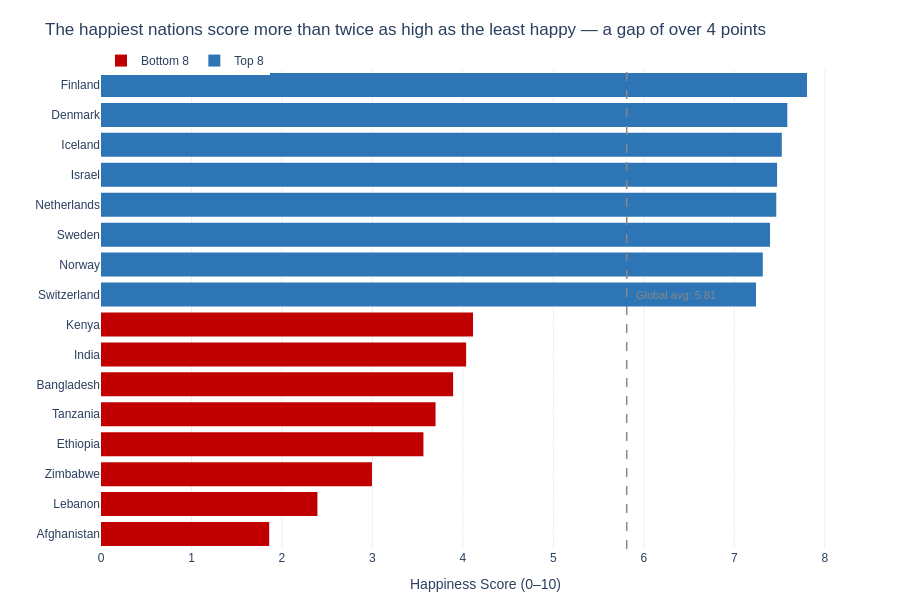

The notebook cell this image was saved under:
### Markdown cell above
## Task 2

### Code cell
# Task 2: Top 8 vs. Bottom 8 contrast
# ------------------------------------

# Step 1: Get top and bottom countries
top8 = df.nlargest(8, 'Happiness_Score').copy()
top8['Group'] = 'Top 8'
bottom8 = df.nsmallest(8, 'Happiness_Score').copy()
bottom8['Group'] = 'Bottom 8'

combined = pd.concat([bottom8, top8]).sort_values('Happiness_Score')
global_avg = df['Happiness_Score'].mean()
print(f"Global average: {global_avg:.2f}")

# Step 2: Build your chart
fig = px.bar(
    combined,
    x='Happiness_Score',
    y='Country',
    orientation='h',                          # Rule 3: horizontal — long country names
    color='Group',
    color_discrete_map={
        'Top 8':    '#2E75B6',                # blue for happiest
        'Bottom 8': '#C00000'                 # red for least happy
    },
    title='The happiest nations score more than twice as high as the least happy — a gap of over 4 points',
    labels={'Happiness_Score': 'Happiness Score (0–10)', 'Country': '', 'Group': ''},
)

# Rule 1: zero baseline
fig.update_layout(
    xaxis=dict(range=[0, 8.5], gridcolor='#EEEEEE'),
    yaxis=dict(gridcolor='white'),
    plot_bgcolor='white',
    paper_bgcolor='white',
    font=dict(family='Arial', size=12),
    legend=dict(orientation='h', y=1.05, x=0),
    margin=dict(l=10, r=30, t=70, b=40),
    height=600
)

fig.update_traces(marker_line_width=0)

# Stretch goal: vertical reference line for global average
fig.add_vline(
    x=global_avg,
    line_dash='dash',
    line_color='#888888',
    line_width=1.5
)
fig.add_annotation(
    x=global_avg + 0.08, y=8,              # position label just to the right of line
    text=f'Global avg: {global_avg:.2f}',
    showarrow=False,
    font=dict(color='#888888', size=11),
    xanchor='left'
)

fig.show()

### Figure 1 — Plotly figure (JSON) as saved in the notebook; plotly's stock layout.template omitted (floating-point values rounded to 4 significant figures)
{"data": [{"hovertemplate": "=%{y}<br>Happiness Score (0–10)=%{x}<extra></extra>", "legendgroup": "Bottom 8", "marker": {"color": "#C00000", "line": {"width": 0}, "pattern": {"shape": ""}}, "name": "Bottom 8", "orientation": "h", "showlegend": true, "textposition": "auto", "type": "bar", "x": [1.859, 2.392, 2.995, 3.564, 3.698, 3.892, 4.036, 4.112], "xaxis": "x", "y": ["Afghanistan", "Lebanon", "Zimbabwe", "Ethiopia", "Tanzania", "Bangladesh", "India", "Kenya"], "yaxis": "y"}, {"hovertemplate": "=%{y}<br>Happiness Score (0–10)=%{x}<extra></extra>", "legendgroup": "Top 8", "marker": {"color": "#2E75B6", "line": {"width": 0}, "pattern": {"shape": ""}}, "name": "Top 8", "orientation": "h", "showlegend": true, "textposition": "auto", "type": "bar", "x": [7.24, 7.315, 7.395, 7.464, 7.473, 7.525, 7.586, 7.804], "xaxis": "x", "y": ["Switzerland", "Norway", "Sweden", "Netherlands", "Israel", "Iceland", "Denmark", "Finland"], "yaxis": "y"}], "layout": {"annotations": [{"font": {"color": "#888888", "size": 11}, "showarrow": false, "text": "Global avg: 5.81", "x": 5.891, "xanchor": "left", "y": 8}], "barmode": "relative", "font": {"family": "Arial", "size": 12}, "height": 600, "legend": {"orientation": "h", "title": {"text": ""}, "tracegroupgap": 0, "x": 0, "y": 1.05}, "margin": {"b": 40, "l": 10, "r": 30, "t": 70}, "paper_bgcolor": "white", "plot_bgcolor": "white", "shapes": [{"line": {"color": "#888888", "dash": "dash", "width": 1.5}, "type": "line", "x0": 5.811, "x1": 5.811, "xref": "x", "y0": 0, "y1": 1, "yref": "y domain"}], "title": {"text": "The happiest nations score more than twice as high as the least happy — a gap of over 4 points"}, "xaxis": {"anchor": "y", "domain": [0, 1], "gridcolor": "#EEEEEE", "range": [0, 8.5], "title": {"text": "Happiness Score (0–10)"}}, "yaxis": {"anchor": "x", "domain": [0, 1], "gridcolor": "white", "title": {"text": ""}}}}
